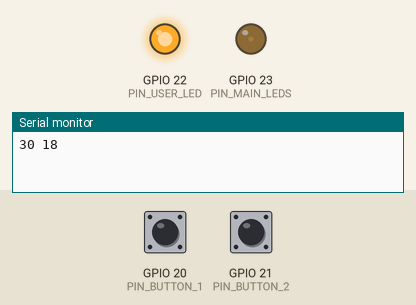
Simulated run of this sketch. Board: ESP32. On the bench: output pins drawn as LEDs (lit = HIGH), the last lines printed to the serial monitor. Inputs (shaded band) come from the test bench; at power-on: GPIO 20 (PIN_BUTTON_1) HIGH, GPIO 21 (PIN_BUTTON_2) HIGH. EEPROM starts erased.

Above: at 1.2 s.
1.3 s: GPIO 20 (PIN_BUTTON_1) pulled LOW for 0.15 s
At 2.3 s:
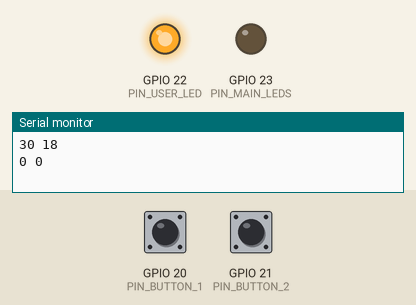
3.0 s: GPIO 20 (PIN_BUTTON_1) pulled LOW for 1 s
At 4.8 s:
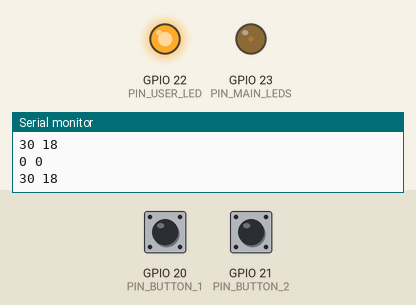
Timing chart, 0 to 6.3 s (numbered marks = the images above; inputs shaded):
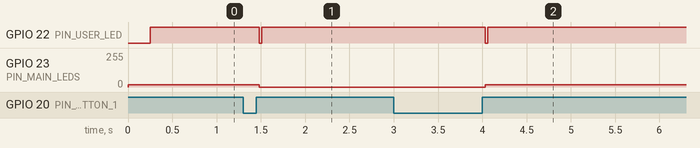

The sketch:

linklite-bar.ino
```cpp
// linklite-bar.ino
// Authoritative brightness node — see PLAN.md for the full design this implements.
// Settled pieces (GPIO/LEDC, NVS, ESP-NOW init/send/recv, delta/toggle application, boot query)
// are implemented. Open design points are marked `// TODO(plan §n)` and left unimplemented —
// see PLAN.md §14 for the list.

#include <esp_now.h>
#include <esp_wifi.h>
#include <WiFi.h>
#include <Preferences.h>
#include "config.h"

const uint16_t GAMMA_LUT[101] = {
	0, 0, 1, 2, 3, 6, 8, 12, 16, 20,
	26, 32, 39, 46, 54, 63, 73, 83, 94, 106,
	119, 132, 146, 161, 177, 194, 211, 230, 249, 269,
	290, 311, 334, 357, 382, 407, 433, 460, 487, 516,
	545, 576, 607, 640, 673, 707, 742, 778, 815, 852,
	891, 931, 972, 1013, 1056, 1099, 1144, 1189, 1235, 1283,
	1331, 1380, 1431, 1482, 1534, 1587, 1642, 1697, 1753, 1810,
	1868, 1928, 1988, 2049, 2111, 2175, 2239, 2304, 2371, 2438,
	2506, 2576, 2646, 2718, 2790, 2864, 2939, 3014, 3091, 3169,
	3248, 3328, 3409, 3491, 3574, 3658, 3743, 3830, 3917, 4005,
	4095,
};

static const uint8_t BROADCAST_MAC[6] = {0xFF, 0xFF, 0xFF, 0xFF, 0xFF, 0xFF};

Preferences prefs;

volatile uint8_t brightnessPct = BRIGHTNESS_DEFAULT_PCT;
uint8_t lastNonZeroPct = BRIGHTNESS_DEFAULT_PCT;
uint8_t groupId = DEFAULT_GROUP_ID;
uint32_t txSeq = 0;

// Last-write-wins drift reconciliation (PLAN.md §7.3). Lamport-style logical clock, NOT wall-clock
// time: bumped by +1 on a local-origin mutation (this bar applied a delta/toggle itself — a new
// fact), or assigned outright to a peer's version when adopting its state (not a new fact, just
// aligning to one that already exists). Getting those two cases backwards — incrementing on
// adopt too — would make two bars that just converged each think they're now newest, oscillating
// forever instead of settling. See setBrightness() and peerStateWins().
//
// RAM-only, deliberately NOT persisted to NVS: every boot starts at 0 so this bar has zero standing
// in peerStateWins() until it hears otherwise. That's intentional — see the boot-query comment in
// setup(). A bar that remembered its last version across reboots could out-rank a peer's genuinely
// current state after being power-cycled mid-session (e.g. after a firmware update), stomping the
// group with a stale level instead of joining it.
uint32_t brightnessVersion = 0;
uint32_t lastHeartbeatMs = 0;
uint8_t selfMac[6];

// Rate-limited NVS persistence (PLAN.md §6)
bool nvsDirty = false;
uint32_t lastChangeMs = 0;

// User LED state machine (PLAN.md §8)
enum UserLedMode { LED_BOOT_WAIT, LED_NORMAL, LED_FLASH, LED_PAIRING, LED_FAULT };
UserLedMode userLedMode = LED_BOOT_WAIT;
uint32_t userLedFlashUntilMs = 0;

// Recv callback runs in the Wi-Fi task context — keep it to a copy into this small ring buffer,
// do real handling in loop() (PLAN.md §6). Sender MAC is carried alongside the packet (from
// esp_now_recv_info_t::src_addr, not the wire payload) for peerStateWins()'s tie-break.
// Widened from 8: this queue is shared by every incoming packet type, including real
// MSG_DELTA/MSG_TOGGLE from controllers, and STATE_HEARTBEAT_MS (config.h) is fast enough now
// that a burst of peer heartbeats could otherwise fill it right as a real command arrives — the
// recv callback drops silently on overflow, so headroom here matters more than it used to.
#define RX_QUEUE_LEN 16
struct RxEntry {
	LinkLitePacket pkt;
	uint8_t srcMac[6];
};
RxEntry rxQueue[RX_QUEUE_LEN];
volatile uint8_t rxHead = 0, rxTail = 0;

// Button debounce state (PLAN.md §9)
struct ButtonState {
	uint8_t pin;
	bool lastRaw;
	bool debounced;
	uint32_t lastChangeMs;
	uint32_t pressStartMs;
	bool longPressFired;
};
ButtonState button1 = {PIN_BUTTON_1, true, true, 0, 0, false};
ButtonState button2 = {PIN_BUTTON_2, true, true, 0, 0, false};

bool bootQueryPending = false;
uint32_t bootQueryStartMs = 0;

void setBrightness(uint8_t pct, uint32_t version);
void applyDelta(int8_t delta);
void applyToggle();
void sendPacket(MsgType type, int8_t delta, uint8_t level);
bool peerStateWins(uint32_t peerVersion, uint8_t peerLevel, const uint8_t *peerMac);
void onEspNowRecv(const esp_now_recv_info_t *info, const uint8_t *data, int len);
void handleRxQueue();
void handleButtons();
void updateUserLed();
void persistIfDirty();
void flashActivity();

void setup() {
	Serial.begin(115200);

	pinMode(PIN_BUTTON_1, INPUT_PULLUP);
	pinMode(PIN_BUTTON_2, INPUT_PULLUP);
	pinMode(PIN_USER_LED, OUTPUT);
	digitalWrite(PIN_USER_LED, LOW);

	ledcAttach(PIN_MAIN_LEDS, LEDC_FREQ_HZ, LEDC_RES_BITS);

	// Step 2 (PLAN.md §5): load persisted state, drive output immediately so the bar isn't dark
	// while radio comes up. `pct` is trusted only as a *display placeholder* here, not as this
	// bar's claim on the group's true state — it's shown immediately, then version 0 (below) makes
	// sure it's the first thing given up the moment a peer answers the boot query in setup(). If no
	// peer answers (solo bar, or first one up), nothing ever beats it and it quietly becomes the
	// group's starting value — which is correct, since in that case it's the only value that exists.
	//
	// `groupId`, by contrast, IS trusted outright and unconditionally: it's not a brightness claim
	// but this bar's own identity/broadcast-domain membership, and every packet's groupId is
	// checked against it before anything else runs (handleRxQueue()). There's no query/converge
	// step for it the way there is for brightness — whatever NVS says this bar's group is, is final
	// until a future pairing flow (PLAN.md §9, not implemented) explicitly changes it. Note this is
	// a filter, not authentication — ESP-NOW is unencrypted (PLAN.md §10), so it only isolates
	// installations from each other, it doesn't stop a bad actor in radio range from spoofing it.
	prefs.begin("linklite", false);
	uint8_t loadedPct = prefs.getUChar("pct", BRIGHTNESS_DEFAULT_PCT);
	groupId = prefs.getUChar("grp", DEFAULT_GROUP_ID);
	lastNonZeroPct = loadedPct > 0 ? loadedPct : BRIGHTNESS_DEFAULT_PCT;
	setBrightness(loadedPct, 0); // version 0: no standing until a peer says otherwise, see setup()'s boot query below

	// Step 3 (PLAN.md §5): Wi-Fi STA pinned to a fixed channel, ESP-NOW up.
	WiFi.mode(WIFI_STA);
	WiFi.disconnect();
	// Same reasoning as linklite-controller's identical call: Wi-Fi power-save (modem sleep, DTIM
	// wake, etc.) is meant to coordinate with an AP connection we don't have here. Unlike the
	// controller, the bar is never told to sleep — it's a passive ESP-NOW listener sitting idle
	// between its own 15s heartbeats (STATE_HEARTBEAT_MS) — which is exactly the condition under
	// which the default power-save mode (WIFI_PS_MIN_MODEM) is most likely to start missing RX
	// windows, worsening the longer the radio goes without our own TX activity. Disabling it keeps
	// the radio fully awake at the cost of some extra idle current draw, which the bar (mains-fed
	// via USB-C PD, unlike the battery-powered controller) can afford.
	esp_wifi_set_ps(WIFI_PS_NONE);
	// This is the radio's actual operating channel — trusted outright from config.h, never learned
	// or negotiated. ESP-NOW requires sender and receiver to be on the same channel at the hardware
	// level; there's no scan/handshake here, both sketches just hardcode WIFI_CHANNEL and assume it
	// matches (PLAN.md §5 step 3 / §9 file-layout note flags this as a manually-kept invariant since
	// the two sketches don't share a header yet). If one sketch's config.h drifts from the other's,
	// the result is total, silent radio-layer deafness — no error, no log, packets just never arrive
	// — because they're each doing the same thing to themselves that they'd do to a stranger: an
	// ESP-NOW node on the wrong channel isn't rejected, it's simply never heard from.
	esp_wifi_set_channel(WIFI_CHANNEL, WIFI_SECOND_CHAN_NONE);
	WiFi.macAddress(selfMac); // cached once for peerStateWins()'s tie-break

	if (esp_now_init() != ESP_OK) {
		Serial.println("ESP-NOW init failed");
		userLedMode = LED_FAULT;
	} else {
		esp_now_peer_info_t peer = {};
		memcpy(peer.peer_addr, BROADCAST_MAC, 6);
		// Separate trust point from esp_wifi_set_channel() above, easy to lose track of: this is the
		// ESP-NOW *peer table's* channel field, not the radio's channel. Per Espressif's docs, 0
		// here means "whatever the interface's current channel is"; a nonzero value (as used here)
		// tells the ESP-NOW layer this specific peer is expected to be reachable on that channel
		// specifically, independent of what esp_wifi_set_channel() set. They're set to the same
		// WIFI_CHANNEL constant here so the two never disagree, but they're two different pieces of
		// state that happen to be kept in lockstep by convention, not by any enforced coupling — an
		// edit to one without the other is a compile-clean, silent way to reintroduce channel drift.
		peer.channel = WIFI_CHANNEL;
		peer.encrypt = false; // PLAN.md §10: no encryption in v1, flagged as an open item
		esp_now_add_peer(&peer);
		esp_now_register_recv_cb(onEspNowRecv);

		// Step 4 (PLAN.md §5): ask peers for current state before trusting NVS.
		sendPacket(MSG_QUERY, 0, 0);
		bootQueryPending = true;
		bootQueryStartMs = millis();
	}
}

void loop() {
	handleRxQueue();
	handleButtons();

	if (bootQueryPending && millis() - bootQueryStartMs >= BOOT_QUERY_TIMEOUT_MS) {
		bootQueryPending = false;
		userLedMode = LED_NORMAL;
		// Any MSG_STATE replies received during the window already went through the same
		// peerStateWins() comparison as steady-state heartbeats (handleRxQueue()) — whichever had
		// the highest version won, including possibly our own persisted state if no peer beat it.
	}

	// PLAN.md §7.3: periodic MSG_STATE heartbeat so a bar that missed a delta converges instead of
	// drifting forever. Reconciliation on receipt happens in handleRxQueue()'s MSG_STATE case.
	if (millis() - lastHeartbeatMs >= STATE_HEARTBEAT_MS) {
		lastHeartbeatMs = millis();
		sendPacket(MSG_STATE, 0, brightnessPct);
	}

	persistIfDirty();
	updateUserLed();
}

// `version` is always supplied by the caller, never computed here — setBrightness() can't tell on
// its own whether this is a local-origin mutation (should increment brightnessVersion) or adopting
// a peer's state (should assign it outright). See the brightnessVersion comment up top.
void setBrightness(uint8_t pct, uint32_t version) {
	if (pct > BRIGHTNESS_MAX_PCT) pct = BRIGHTNESS_MAX_PCT;
	brightnessPct = pct;
	brightnessVersion = version;
	uint32_t duty = 0;
	if (pct != 0) { // exact zero at 0%, PLAN.md §4
		// GAMMA_LUT is a fixed 12-bit (0..4095) curve; rescale to the actual LEDC resolution,
		// then apply the configured max-duty ceiling.
		duty = (uint32_t)GAMMA_LUT[pct] * LEDC_MAX_DUTY / GAMMA_LUT_MAX_DUTY;
		duty = duty * LEDC_MAX_DUTY_PERCENT / 100;
	}
	ledcWrite(PIN_MAIN_LEDS, duty);
	Serial.print(pct);
	Serial.print(" ");
	Serial.println(duty);
	nvsDirty = true;
	lastChangeMs = millis();
	if (pct > 0) lastNonZeroPct = pct;
}

void applyDelta(int8_t delta) {
	int16_t next = (int16_t)brightnessPct + delta;
	if (next < BRIGHTNESS_MIN_PCT) next = BRIGHTNESS_MIN_PCT;
	if (next > BRIGHTNESS_MAX_PCT) next = BRIGHTNESS_MAX_PCT;
	setBrightness((uint8_t)next, brightnessVersion + 1); // local-origin mutation: new logical event
	flashActivity();
}

void applyToggle() {
	if (brightnessPct > 0) {
		setBrightness(0, brightnessVersion + 1);
	} else {
		setBrightness(lastNonZeroPct, brightnessVersion + 1);
	}
	flashActivity();
}

// Deterministic total order for the rare case of two bars landing on the same logical version with
// different levels (e.g. a bar that was locally toggled while partitioned, and its own increment
// from a stale baseline happens to numerically match a peer's independently-advanced version).
// Under normal operation (every mutation is broadcast and applied identically everywhere) this
// never triggers — versions only tie with differing levels via a genuine concurrent/partitioned
// write, not the common "peer is just behind" case, which peerVersion > brightnessVersion covers.
// Arbitrary but consistent: larger MAC wins, so every bar comparing the same pair agrees.
bool peerStateWins(uint32_t peerVersion, uint8_t peerLevel, const uint8_t *peerMac) {
	if (peerVersion > brightnessVersion) return true;
	if (peerVersion == brightnessVersion && peerLevel != brightnessPct) {
		return memcmp(peerMac, selfMac, 6) > 0;
	}
	return false;
}

void sendPacket(MsgType type, int8_t delta, uint8_t level) {
	LinkLitePacket pkt = {};
	pkt.groupId = groupId;
	pkt.msgType = type;
	pkt.senderType = SENDER_BAR;
	pkt.seq = txSeq++;
	pkt.delta = delta;
	pkt.level = level;
	pkt.stateVersion = brightnessVersion; // meaningful for MSG_STATE only; harmless otherwise
	esp_now_send(BROADCAST_MAC, (uint8_t *)&pkt, sizeof(pkt));
}

// Runs in Wi-Fi task context — must stay short and non-blocking (PLAN.md §6).
void onEspNowRecv(const esp_now_recv_info_t *info, const uint8_t *data, int len) {
	if (len != sizeof(LinkLitePacket)) return;
	uint8_t nextTail = (rxTail + 1) % RX_QUEUE_LEN;
	if (nextTail == rxHead) return; // queue full, drop — better than blocking the Wi-Fi task
	memcpy(&rxQueue[rxTail].pkt, data, sizeof(LinkLitePacket));
	memcpy(rxQueue[rxTail].srcMac, info->src_addr, 6);
	rxTail = nextTail;
}

void handleRxQueue() {
	while (rxHead != rxTail) {
		LinkLitePacket pkt = rxQueue[rxHead].pkt;
		uint8_t srcMac[6];
		memcpy(srcMac, rxQueue[rxHead].srcMac, 6);
		rxHead = (rxHead + 1) % RX_QUEUE_LEN;

		if (pkt.groupId != groupId) continue; // PLAN.md §7: isolate separate installations

		switch (pkt.msgType) {
			case MSG_DELTA:
				applyDelta(pkt.delta);
				break;
			case MSG_TOGGLE:
				applyToggle();
				break;
			case MSG_QUERY:
				// Another bar booting and asking for current state (PLAN.md §5 step 4).
				sendPacket(MSG_STATE, 0, brightnessPct);
				break;
			case MSG_STATE:
				// Last-write-wins reconciliation (PLAN.md §7.3): the same comparison handles both
				// boot-query replies and steady-state heartbeats — a strictly newer peer always
				// wins, an equal-version-but-different-level peer is resolved by MAC tie-break, and
				// anything older/losing is ignored. Replaces the old "first boot reply wins" rule,
				// which could stomp a correct persisted state with a lagging peer's stale reply.
				if (peerStateWins(pkt.stateVersion, pkt.level, srcMac)) {
					setBrightness(pkt.level, pkt.stateVersion);
					flashActivity();
				}
				break;
			default:
				break;
		}
	}
}

void handleButtons() {
	uint32_t now = millis();

	// Button 1: implemented per PLAN.md §9 proposed default.
	bool raw1 = digitalRead(PIN_BUTTON_1);
	if (raw1 != button1.lastRaw) {
		button1.lastRaw = raw1;
		button1.lastChangeMs = now;
	}
	if (now - button1.lastChangeMs > BUTTON_DEBOUNCE_MS && button1.debounced != raw1) {
		button1.debounced = raw1;
		if (button1.debounced == LOW) { // pressed (active low)
			button1.pressStartMs = now;
			button1.longPressFired = false;
		} else { // released
			if (!button1.longPressFired) {
				applyToggle();
				sendPacket(MSG_TOGGLE, 0, 0); // broadcast so peers follow (PLAN.md §9)
			}
		}
	}
	if (button1.debounced == LOW && !button1.longPressFired &&
	    now - button1.pressStartMs >= BUTTON_LONG_PRESS_MS) {
		button1.longPressFired = true;
		// TODO(plan §9): "identify" — fast-blink user LED + pulse main LEDs. Not implemented.
	}

	// Button 2: debounced and tracked, action is entirely open (PLAN.md §9 — pairing/groupId).
	bool raw2 = digitalRead(PIN_BUTTON_2);
	if (raw2 != button2.lastRaw) {
		button2.lastRaw = raw2;
		button2.lastChangeMs = now;
	}
	if (now - button2.lastChangeMs > BUTTON_DEBOUNCE_MS && button2.debounced != raw2) {
		button2.debounced = raw2;
		// TODO(plan §9): group/pairing management. No action implemented yet.
	}
}

void flashActivity() {
	if (userLedMode == LED_NORMAL) {
		userLedMode = LED_FLASH;
		userLedFlashUntilMs = millis() + ACTIVITY_FLASH_MS;
	}
}

void updateUserLed() {
	uint32_t now = millis();
	switch (userLedMode) {
		case LED_BOOT_WAIT:
			digitalWrite(PIN_USER_LED, (now / 250) % 2); // slow blink, ~2 Hz
			break;
		case LED_NORMAL:
			digitalWrite(PIN_USER_LED, HIGH);
			break;
		case LED_FLASH:
			digitalWrite(PIN_USER_LED, LOW);
			if (now >= userLedFlashUntilMs) userLedMode = LED_NORMAL;
			break;
		case LED_PAIRING:
			// TODO(plan §9): fast blink during pairing mode. Mode never entered yet.
			digitalWrite(PIN_USER_LED, (now / 100) % 2);
			break;
		case LED_FAULT:
			digitalWrite(PIN_USER_LED, (now / 150) % 6 < 3); // crude triple-flash-ish pattern
			break;
	}
}

void persistIfDirty() {
	if (nvsDirty && millis() - lastChangeMs >= NVS_WRITE_QUIESCE_MS) {
		// `brightnessVersion` is deliberately not persisted here — see its declaration up top. Only
		// `pct` (a display fallback, not a claim) and `grp` (this bar's identity) survive a reboot.
		prefs.putUChar("pct", brightnessPct);
		prefs.putUChar("grp", groupId);
		nvsDirty = false;
	}
}
```

Source omitted: config.h (4825 bytes)

Measured:
- after the input at 1.3 s, GPIO 22 (PIN_USER_LED): HIGH → LOW after 0.18 s, → HIGH 0.03 s later; GPIO 23 (PIN_MAIN_LEDS): 18/255 → 0/255 after 0.18 s
- after the input at 3.0 s, GPIO 22 (PIN_USER_LED): HIGH → LOW after 1.0 s, → HIGH 0.03 s later; GPIO 23 (PIN_MAIN_LEDS): 0/255 → 18/255 after 1.0 s
